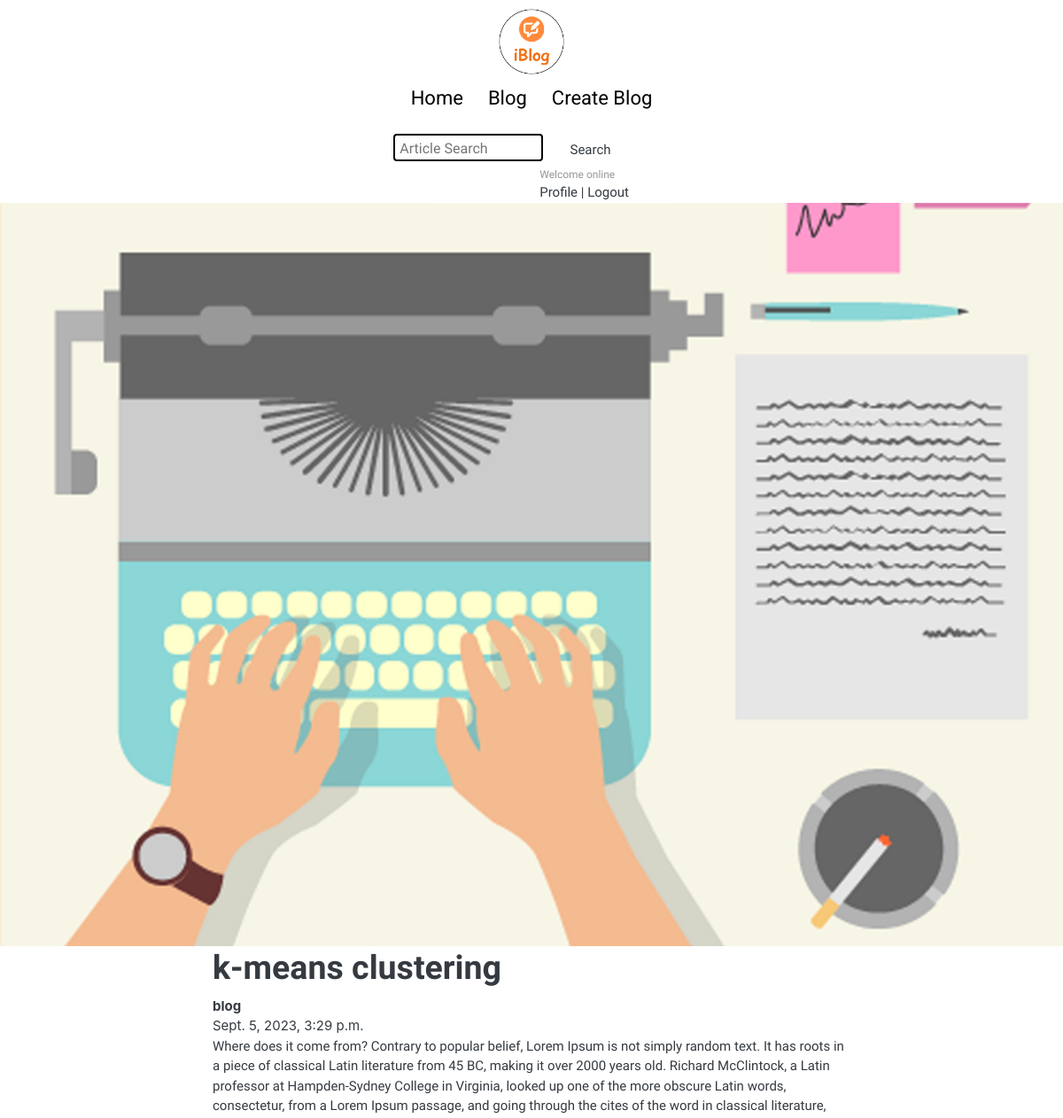
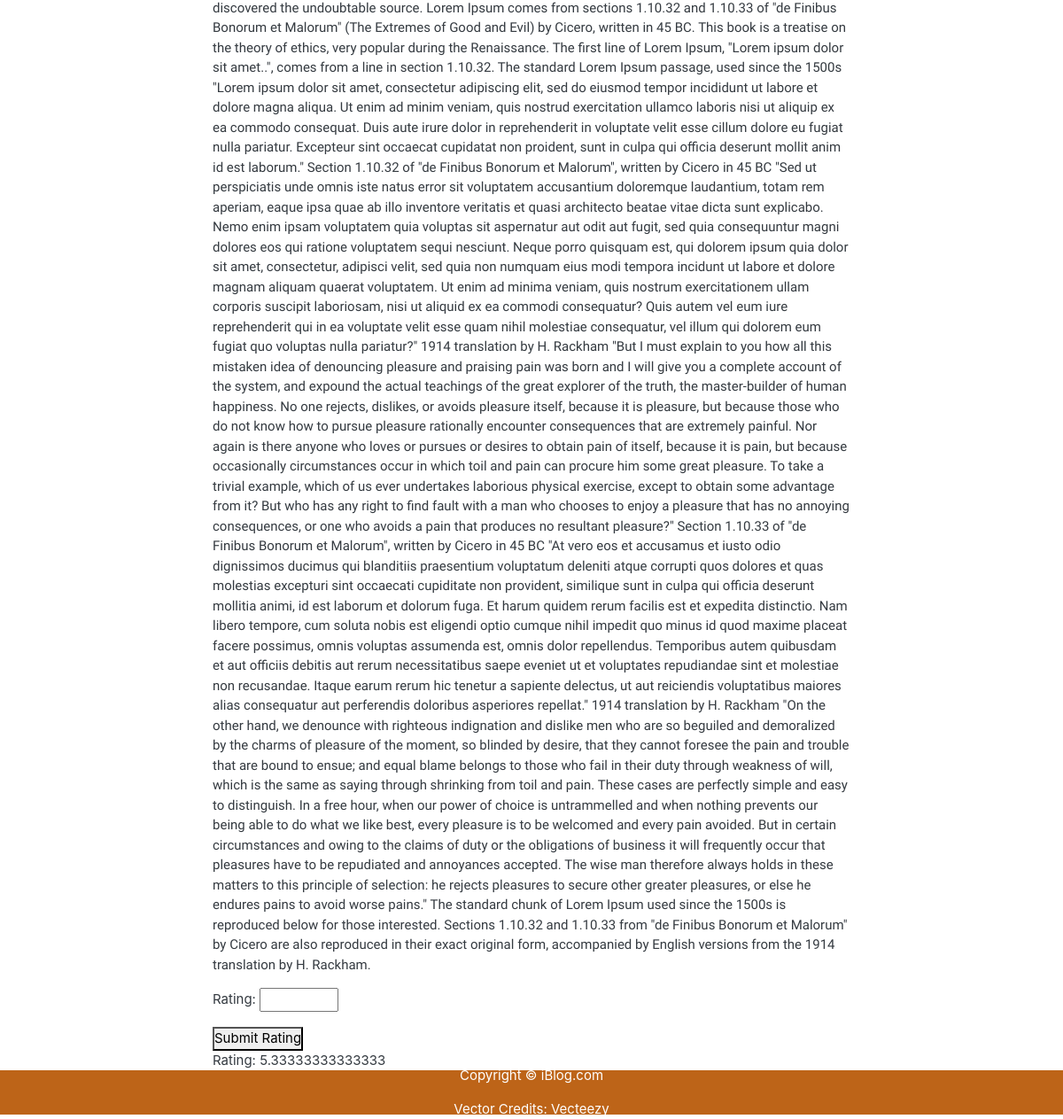
The app's page /blog/blog_detail/2/ (signed in) with its own data (2 pictures, top to bottom).
### blog/models.py (models this page shows, shortened)
class Post(models.Model):
    title = models.CharField(max_length=200)
    body = models.TextField()
    categories = models.ManyToManyField(Category)
    author = models.ForeignKey(User, on_delete=models.CASCADE)
    image = models.ImageField(upload_to='photos/blog', blank=True)
    date = models.DateTimeField(auto_now_add=True)
    modified_date = models.DateTimeField(auto_now=True)

### blog/views.py (the view)
# urls.py: path('blog_detail/<int:pk>/', views.blog_detail, name='blog_detail'),
@login_required
def blog_detail(request, pk):
    blog = get_object_or_404(Post, pk=pk)
    related_posts = Post.objects.filter(categories__in=blog.categories.all()).exclude(pk=pk)
    if request.method == 'POST':
        form = BlogRatingForm(request.POST)
        if form.is_valid():
            rating_value = form.cleaned_data['rating']
            BlogRating.objects.create(blog=blog, user=request.user, rating=rating_value)
            messages.success(request, 'Thank you for rating this blog!')
    else:
        form = BlogRatingForm()
    average_rating = BlogRating.objects.filter(blog=blog).aggregate(Avg('rating'))['rating__avg']
    return render(request, 'blog/blogdetail.html', {'blog': blog, 'blog_posts': related_posts, 'form': form, 'average_rating': average_rating})

### blog/forms.py
class BlogRatingForm(forms.Form):
    rating = forms.DecimalField(max_digits=2, decimal_places=1, min_value=0, max_value=6)

### blog/templates/blog/blogdetail.html (shortened to what this page needs)
{% extends 'base.html' %}
{% load static %}
{% block body %}
<div class="post-img">
    <img style="width: 100%; height: 50%; background-size: cover; background-position: center;"
         src="{{ blog.image.url }}" alt="">
</div>
<div class="m-auto blog-post-content max-width-2 m-auto my-2">
    <h1 class="font1">{{ blog.title }}</h1>
    <div class="blogpost-meta">
        <div class="author-info">
            <div>
                <b>{{ blog.author }}</b>
            </div>
        </div>
        <p>{{ blog.modified_date }}</p>
    </div>
    <p class="font1">{{ blog.body }}</p>
    <form method="post">
        {{ form.as_p }}
        <button type="submit">Submit Rating</button>
    </form>
    {% if average_rating %}
        <p>Rating: {{ average_rating }}</p>
    {% endif %}
</div>
{% endblock %}

### templates/base.html (shortened to what this page needs)
<!DOCTYPE html>
{% load static %}
<html lang="en">
<head>
    <link rel="stylesheet" href="{% static 'css/utils.css' %}">
    <link rel="stylesheet" href="{% static 'css/style.css' %}">
    <link rel="stylesheet" href="{% static 'css/mobile.css' %}">
    <link href="{% static 'css/bootstrap.css' %}" rel="stylesheet" type="text/css" />
    <link href="{% static 'css/ui.css' %}" rel="stylesheet" type="text/css" />
    <link
      href="{% static 'css/responsive.css'%}"
      rel="stylesheet"
      media="only screen and (max-width: 1200px)"
    />
</head>
<body>
    <nav class="navigation max-width-1 m-auto">
        <div class="nav-left">
            <a href="{% url 'home' %}">
                <span><img src="{% static 'img/logo.png' %}" width="94px" alt=""></span>
            </a>
            <ul>
                <li><a href="/">Home</a></li>
                {% if request.user.is_authenticated %}
                <li><a href="{% url 'blog_list' %}">Blog</a></li>
                {% else %}
                <li><a href="{% url 'login' %}">Blog</a></li>
                {% endif %}
                <li><a href="{% url 'create_blog' %}">Create Blog</a></li>
            </ul>
        </div>
        <div class="nav-right">
            <form method="GET" action="{% url 'blog_list' %}">
                <input class="form-input" type="text" name="q" placeholder="Article Search">
                <button class="btn" type="submit">Search</button>
            </form>
        </div>
        <div class="col-lg-3 col-sm-6 col-8 order-2 order-lg-3">
            <div class="d-flex justify-content-end mb-3 mb-lg-0">
                <div class="widget-header">
                    {% if request.user.is_authenticated %}
                    <small class="title text-muted">Welcome {{request.user.first_name}}</small>
                    <div>
                        <a href="{% url 'profile' request.user.username  %}">Profile</a>
                        <span class="dark-transp"> | </span>
                        <a href="{% url 'logout' %}"> Logout</a>
                    </div>
                    {% endif %}
                </div>
            </div>
        </div>
    </nav>
    {% block body %}
    {% endblock %}
    <div class="footer">
        <p>Copyright &copy; iBlog.com </p>
        <a href="https://www.vecteezy.com/free-vector/typewriter">Vector Credits: Vecteezy</a>
    </div>
</body>
</html>

### static/css/utils.css (style rules this page uses)
:root { --main-bg-color: #bd6418; --font1: "Baloo Bhaina 2", cursive; --font2: "Roboto", sans-serif; }
.font1 { font-family: var(--font1); }
.max-width-1 { max-width: 80vw; }
.max-width-2 { max-width: 60vw; }
.m-auto { margin: auto; }
.my-2 { margin-top: 32px; margin-bottom: 32px; }
.btn { padding: 0px 20px; padding-top: 3px; border: 2px solid black; border-radius: 6px; font-family: var(--font1); font-size: 16px; cursor: pointer; transition: all 0.3s ease-in-out; }
.form-input { padding: 0px 5px; padding-top: 3px; font-size: 16px; border: 2px solid black; border-radius: 4px; margin: 0 13px; font-family: var(--font1); }

### static/css/style.css (style rules this page uses)
* { margin: 0; padding: 0; }
.navigation { margin-top: 25px; font-family: var(--font1); display: flex; justify-content: space-between; align-items: center; }
.nav-left { display: flex; }
.nav-left span { font-size: 35px; padding-top: 10px; }
.nav-left ul { display: flex; align-items: center; margin: 0 77px; font-size: 22px; padding-bottom: 23px; }
.nav-left ul li { list-style: none; margin: 0 14px; font-family: var(--font2); transition: all 0.3s ease-in-out; }
.nav-left ul li a { text-decoration: none; color: black; }
.footer { height: 50px; background-color: var(--main-bg-color); display: flex; align-items: center; justify-content: center; color: white; flex-direction: column; }
.footer a { color: white; }

### static/css/mobile.css (style rules this page uses)
@media screen and (max-width: 1200px) { .navigation { flex-direction: column; margin-bottom: 23px; } }
@media screen and (max-width: 1200px) { .nav-left { flex-direction: column; text-align: center; } }
@media screen and (max-width: 1200px) { .form-input { width: 50%; } }
@media screen and (max-width: 1200px) { .post-img { height: auto; } }

### static/css/ui.css (style rules this page uses)
html { font-family: "Inter", sans-serif; font-size: 15px; }
p:last-child { margin-bottom: 0; }
.widget-header { display: inline-block; vertical-align: middle; position: relative; }
.widget-header a { color: #343a40; }
.widget-header .title { display: block; }

### records on screen
Post: image (picture), title "k-means clustering", author "blog", modified_date "Sept. 5, 2023, 3:29 p.m.", body "Where does it come from? Contrary to popular belief, Lorem Ipsum is not simply random text. It has roots in a piece of classical Latin literature from 45 BC, making it over 2000 years old. Richard McClintock, a Latin professor at Hampden-Sydney College in Virginia, looked up one of the more obscure Latin words, consectetur, from a Lorem Ipsum passage, and going through the cites of the word in classical literature, discovered the undoubtable source. Lorem Ipsum comes from sections 1.10.32 and 1.10.33 of \"de Finibus Bonorum et Malorum\" (The Extremes of Good and Evil) by Cicero, written in 45 BC. This book is a treatise on the theory of ethics, very popular during the Renaissance. The first…"

### other values on screen
{{ request.user.first_name }} "online"
{{ average_rating }} "5.33333333333333"
